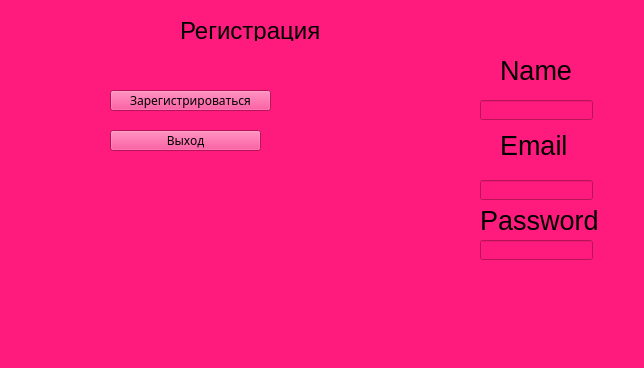
<?xml version="1.0" encoding="UTF-8"?>
<ui version="4.0">
 <class>MainWindow</class>
 <widget class="QMainWindow" name="MainWindow">
  <property name="geometry">
   <rect>
    <x>0</x>
    <y>0</y>
    <width>644</width>
    <height>368</height>
   </rect>
  </property>
  <property name="font">
   <font>
    <family>MS Gothic</family>
   </font>
  </property>
  <property name="windowTitle">
   <string>MainWindow</string>
  </property>
  <property name="styleSheet">
   <string notr="true">background-color: rgb(255, 26, 125);</string>
  </property>
  <widget class="QWidget" name="centralwidget">
   <widget class="QLabel" name="label">
    <property name="geometry">
     <rect>
      <x>180</x>
      <y>20</y>
      <width>271</width>
      <height>21</height>
     </rect>
    </property>
    <property name="font">
     <font>
      <family>MS UI Gothic</family>
      <pointsize>18</pointsize>
     </font>
    </property>
    <property name="text">
     <string>Регистрация</string>
    </property>
   </widget>
   <widget class="QLabel" name="Name_reg">
    <property name="geometry">
     <rect>
      <x>500</x>
      <y>50</y>
      <width>71</width>
      <height>41</height>
     </rect>
    </property>
    <property name="font">
     <font>
      <pointsize>20</pointsize>
     </font>
    </property>
    <property name="text">
     <string>Name</string>
    </property>
   </widget>
   <widget class="QLineEdit" name="Name_vod_reg">
    <property name="geometry">
     <rect>
      <x>480</x>
      <y>100</y>
      <width>113</width>
      <height>20</height>
     </rect>
    </property>
   </widget>
   <widget class="QLabel" name="Email_reg">
    <property name="geometry">
     <rect>
      <x>500</x>
      <y>130</y>
      <width>71</width>
      <height>31</height>
     </rect>
    </property>
    <property name="font">
     <font>
      <pointsize>20</pointsize>
     </font>
    </property>
    <property name="text">
     <string>Email</string>
    </property>
   </widget>
   <widget class="QLineEdit" name="Email_vod_reg">
    <property name="geometry">
     <rect>
      <x>480</x>
      <y>180</y>
      <width>113</width>
      <height>20</height>
     </rect>
    </property>
   </widget>
   <widget class="QLabel" name="Pass_reg">
    <property name="geometry">
     <rect>
      <x>480</x>
      <y>210</y>
      <width>121</width>
      <height>21</height>
     </rect>
    </property>
    <property name="font">
     <font>
      <pointsize>20</pointsize>
     </font>
    </property>
    <property name="text">
     <string>Password</string>
    </property>
   </widget>
   <widget class="QLineEdit" name="Pass_vod">
    <property name="geometry">
     <rect>
      <x>480</x>
      <y>240</y>
      <width>113</width>
      <height>20</height>
     </rect>
    </property>
   </widget>
   <widget class="QPushButton" name="Zaregistr">
    <property name="enabled">
     <bool>true</bool>
    </property>
    <property name="geometry">
     <rect>
      <x>110</x>
      <y>90</y>
      <width>161</width>
      <height>21</height>
     </rect>
    </property>
    <property name="font">
     <font>
      <family>Microsoft Yi Baiti</family>
     </font>
    </property>
    <property name="text">
     <string>Зарегистрироваться</string>
    </property>
   </widget>
   <widget class="QPushButton" name="Vyhod">
    <property name="geometry">
     <rect>
      <x>110</x>
      <y>130</y>
      <width>151</width>
      <height>21</height>
     </rect>
    </property>
    <property name="font">
     <font>
      <family>Microsoft Yi Baiti</family>
     </font>
    </property>
    <property name="text">
     <string>Выход</string>
    </property>
   </widget>
   <widget class="QLabel" name="label_2">
    <property name="geometry">
     <rect>
      <x>30</x>
      <y>210</y>
      <width>411</width>
      <height>131</height>
     </rect>
    </property>
    <property name="text">
     <string/>
    </property>
    <property name="pixmap">
     <pixmap>37315cb6e436fd66c398033cc487bb7a.jpg</pixmap>
    </property>
    <property name="scaledContents">
     <bool>true</bool>
    </property>
   </widget>
  </widget>
  <widget class="QMenuBar" name="menubar">
   <property name="geometry">
    <rect>
     <x>0</x>
     <y>0</y>
     <width>644</width>
     <height>21</height>
    </rect>
   </property>
  </widget>
  <widget class="QStatusBar" name="statusbar"/>
 </widget>
 <resources/>
 <connections/>
</ui>
